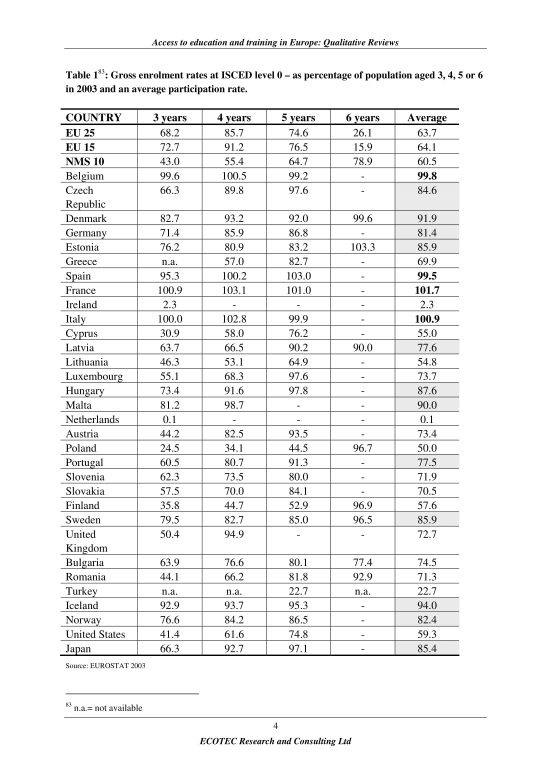
//> input picture ressources/eu-005/eu-005-03.jpg, 1653 x 2339 px (shown at 1/3 size)
$ ./lastversion   (built with g++ and OpenCV 4)
//> lines starting //> are read from the running program, lines starting //| are printed output that depends on the picture; after the words box and inside, x2 and y2 are one past the last pixel; in counts of white or black regions, pixels touching at a corner belong together
#include "opencv2/imgcodecs.hpp"
#include "opencv2/highgui.hpp"
#include "opencv2/imgproc.hpp"
#include <iostream>
#include <stdio.h>
using namespace cv;
using namespace std;

/// Global variables
Mat src, src_gray, dst, mask1, mask2;
int thresh = 200;
int max_thresh = 255;
Mat cdstP;
RNG rng(12345);

const char* source_window = "Source image";
const char* corners_window = "Corners detected";

double angleBetween(const Point& v1, const Point& v2)
{
    double delta_x, delta_y;
    double x1 = v1.x;
    double y1 = v1.y;
    double x2 = v2.x;
    double y2 = v2.y;
    delta_x = abs(x2 - x1);
    delta_y = abs(y2 - y1);

    double theta_radians = atan2(delta_y, delta_x);
    double angleDegres = atan2(delta_y, delta_x) * 180 / CV_PI;

    return angleDegres;
}

// [46 lines left out: functions getHorizontalLigne, getVerticalLigne, not called in this run]
// angle en radiant
void getAnglesLines(double epsilon, double angle, vector<Vec4i> linesP, Mat cdstP, int densite, vector<Vec4i> linesH, vector<Vec4i> linesV){
    // Draw the lines
    int cpt = 0;
    double dens = (double)densite / 10;
    for (size_t i = 0; i < linesP.size(); i++)
    {
        //ajouter ici pour gérer angle
        Vec4i l = linesP[i];
        Point point1 = Point(l[0], l[1]);
        Point point2 = Point(l[2], l[3]);
        if (angle == 91) {
            //Horizntal
            if ((angleBetween(point1, point2) <= (0 + epsilon) && angleBetween(point1, point2) >= (0 - epsilon)) || (angleBetween(point1, point2) <= (90 + epsilon) && angleBetween(point1, point2) >= (90 - epsilon))) {
                // check the density of the line
                LineIterator it(dst, point1, point2, 8);

                std::vector<cv::Vec3b> buf(it.count);
                std::vector<cv::Point> points(it.count);
                int countBlack = 0;

                for (int i = 0; i < it.count; i++, ++it) {
                    int gray = (int)dst.at<uchar>(it.pos());
                    //les lignes sont blaches sur font noir
                    if (gray == 255) {
                        countBlack++;
                    }
                }

                // 90% of black pixel in the line
                double resultat = ((double)countBlack) / ((double)it.count);

                if (resultat > dens) {
                    line(cdstP, point1, point2, Scalar(0, 0, 255), 3, LINE_AA);
                    linesV.push_back(l);

                }


            }


        }

        else if (angleBetween(point1, point2) <= (angle + epsilon) && angleBetween(point1, point2) >= (angle - epsilon)) {
            // check the density of the line
            LineIterator it(dst, point1, point2, 8);

            std::vector<cv::Vec3b> buf(it.count);
            std::vector<cv::Point> points(it.count);
            int countBlack = 0;

            for (int i = 0; i < it.count; i++, ++it) {
                int gray = (int)dst.at<uchar>(it.pos());
                //les lignes sont blaches sur font noir
                if (gray == 255) {
                    countBlack++;
                }
            }

            // 90% of black pixel in the line
            double resultat = ((double)countBlack) / ((double)it.count);

            if (resultat > dens) {

                // version sans prolongement
                //line(cdstP, point1, point2, Scalar(0, 0, 255), 3, LINE_AA);

                // prolongement vertical
                if (angle == 90) {

                    // ajout de la droite détéctée dans le masque
                    line(mask1, Point(l[0], 0), Point(l[2], src.rows), Scalar(255, 255, 255), 3, LINE_AA);

                    line(cdstP, Point(l[0], 0), Point(l[2], src.rows), Scalar(0, 0, 255), 3, LINE_AA);
                    cpt++;
                    linesV.push_back(l);
                }

                // prolongement horizontal
                if (angle == 0) {
                    line(mask1, Point(l[0], 0), Point(l[2], src.rows), Scalar(255, 255, 255), 3, LINE_AA);

                    line(cdstP, Point(0, l[1]), Point(src.cols, l[3]), Scalar(0, 0, 255), 3, LINE_AA);
                    cpt++;
                    linesH.push_back(l);

                }

            }

        }

    }
    //cv::imshow("Detected Lines (in red) - Probabilistic Line Transform", cdstP);
     // Wait and Exit
     //cv::waitKey();
}

// angle en radiant
void checkLinesMask(vector<Vec4i> linesMask1, Mat mask2) {
    int cpt = 0;
    printf("au debut de la detection de ligne dans le mask2 %d", cpt);
    // Draw the lines
    for (size_t i = 0; i < linesMask1.size(); i++)
    {
        //ajouter ici pour gérer angle
        Vec4i l = linesMask1[i];

        Point point1 = Point(l[0], l[1]);
        Point point2 = Point(l[2], l[3]);
        // version sans prolongement
        line(mask2, point1, point2, Scalar(0, 0, 255), 3, LINE_AA);
        cpt++;
    }


    printf("NOMBRE DE LIGNES DAND LE MASK2 %d\n", cpt);
    cv::imshow("getANGLE2", mask2);
    // Wait and Exit
    cv::waitKey();
}
void getCoin(double eps, double angle, vector<Vec4i> linesP,  Mat cdstP, int densite){
    vector<Vec4i> linesH;
    vector<Vec4i> linesV;
    Mat copy=cdstP.clone();
    std::vector<cv::Point2f> corners;
    getAnglesLines(eps,angle,linesP,cdstP,densite,linesH, linesV);
    for (size_t i=0; i< linesH.size();i++){
        Vec4i lho=linesH[i];
        double aH= (lho[3]-lho[1])/ (double) (lho[2]-lho[0]);
        double bH=lho[1]-aH*lho[0];
        for (size_t j = 0; j < linesV.size();j ++) {
            Vec4i lvect=linesV[i];
            double aV= (lvect[3]-lvect[1])/ (double) (lvect[2]-lvect[0]);
            double bV=lvect[1]-aH*lvect[0];
            double x= (bV-bH)/(aH-aV);
            double y= aH * x + bH;
            circle( copy,Point2f(x,y) ,4, Scalar(rng.uniform(0,255), rng.uniform(0,255), rng.uniform(0,255)), -1, 8, 0 );

        }
    }
    imshow("Corner",copy);

}

int main(int argc, char** argv)
{
    Mat cdst;
    // Read original image
    Mat Imgsrc = imread("ressources/eu-005/eu-005-03.jpg");
//> Imgsrc is the input picture: 2339 rows x 1653 cols, CV_8UC3; min 0, max 255, mean 242.2
    cv::resize(Imgsrc, src, cv::Size(), 0.35, 0.35);
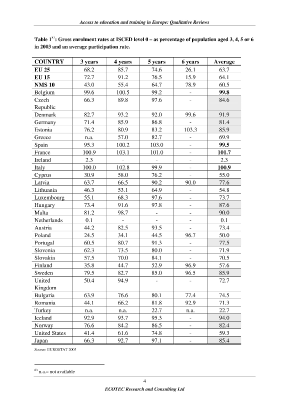
//> src: 819 rows x 579 cols, CV_8UC3 (shown at 1/2 size); min 0, max 255, mean 242.3
    double epsilonX = src.cols * 0.05;
    double epsilonY = src.rows * 0.05;

    //if fail to read the image
    if (!src.data)
    {
        cout << "Error loading the image" << endl;
        return -1;
    }

    // Create a window
    namedWindow("My Window", 1);

    //Create trackbar to change brightness
    int degre = 0;
    createTrackbar("Degré", "My Window", &degre, 91);

    //Create trackbar to change contrast
    int epaisseur = 5;
    createTrackbar("Épaisseur", "My Window", &epaisseur, 10);

    //Create trackbar to change contrast
    int densite = 9;
    createTrackbar("Densité", "My Window", &densite, 10);

    Canny(src, dst, 50, 200, 3);
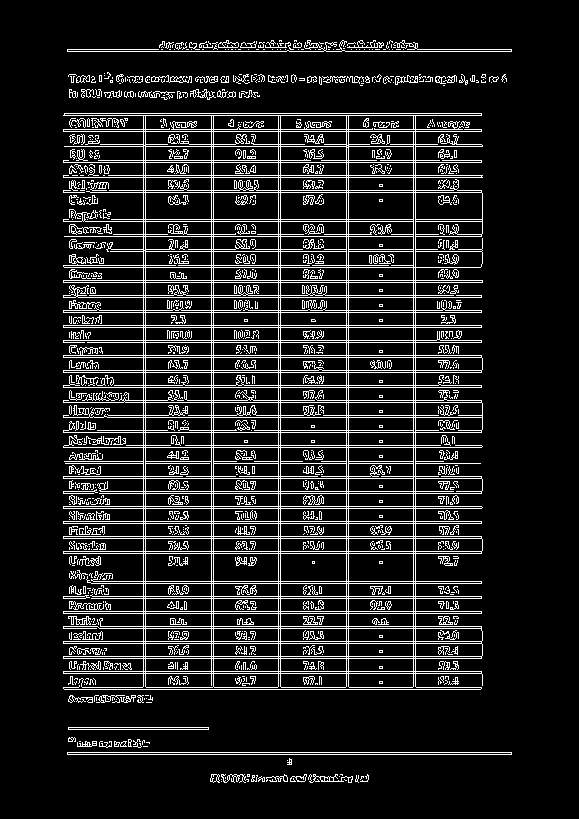
//> dst: 819 rows x 579 cols, CV_8UC1; 12.3% white in thin lines or dots, all inside (x1, y1, x2, y2) = (63, 40, 512, 783)
    // Copy edges to the images that will display the results in BGR
    cvtColor(dst, cdst, COLOR_GRAY2BGR);
    cdstP = cdst.clone();

    // Probabilistic Line Transform
    vector<Vec4i> linesP; // will hold the results of the detection
    HoughLinesP(dst, linesP, 1, CV_PI / 180, 100, 20, 3); // runs the actual detection
//> linesP = 132 lines (x1, y1, x2, y2), first 8: [213, 689, 213, 113], [280, 689, 280, 113], [278, 689, 278, 113], [211, 689, 211, 113], [346, 689, 346, 113], [413, 689, 413, 113], [348, 689, 348, 113], [145, 689, 145, 113]

    // notre premier masque, tout noir pour le moment
    mask1 = Mat::zeros(dst.size(), dst.type());


    while (true)
    {
        Canny(src, dst, 50, 200, 3);
        // Copy edges to the images that will display the results in BGR
        cvtColor(dst, cdst, COLOR_GRAY2BGR);
        cdstP = cdst.clone();

        // Probabilistic Line Transform
        vector<Vec4i> linesP; // will hold the results of the detection
        HoughLinesP(dst, linesP, 1, CV_PI / 180, 100, 20, 3); // runs the actual detection
         // notre premier masque, tout noir pour le moment
        mask1 = Mat::zeros(dst.size(), dst.type());
        // retourne les lignes suivant un angle séléctionné
         // retourne les lignes suivant un angle séléctionné
        //getAnglesLines(5, degre, linesP, cdstP, densite);
        getCoin(5, degre, linesP, cdstP, densite);
//> the loop in getAnglesLines, `for (size_t i = 0; i < linesP.size(); i++)` made 132 passes
//> (x1 in angleBetween, y1 in angleBetween, x2 in angleBetween, y2 in angleBetween, delta_x in angleBetween, delta_y in angleBetween, theta_radians in angleBetween, angleDegres in angleBetween) on passes 11 to 18: (67, 752, 511, 752, 444, 0, 0, 0), (67, 51, 511, 51, 444, 0, 0, 0), (67, 754, 511, 754, 444, 0, 0, 0), (63, 355, 481, 355, 418, 0, 0, 0), (64, 113, 481, 113, 417, 0, 0, 0), (99, 493, 481, 493, 382, 0, 0, 0), (63, 221, 482, 221, 419, 0, 0, 0), (63, 643, 481, 643, 418, 0, 0, 0)
//> after the loop in getAnglesLines, `for (size_t i = 0; i < linesP.size(); i++)`:
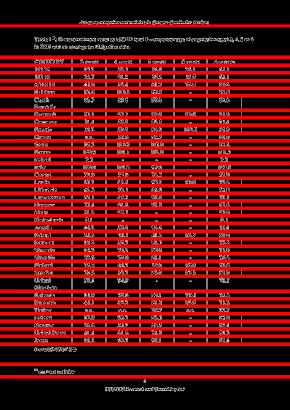
//> cdstP: 819 rows x 579 cols, CV_8UC3 (shown at 1/2 size); mean B, G, R 11.3, 11.3, 103.5
//> after the loop in getAnglesLines, `for (size_t i = 0; i < linesP.size(); i++)`:
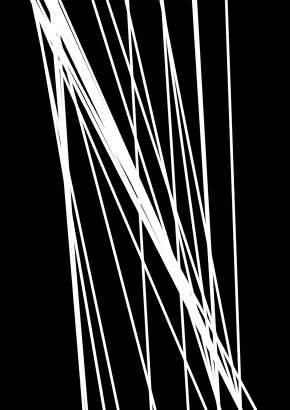
//> mask1: 819 rows x 579 cols, CV_8UC1 (shown at 1/2 size); min 0, max 255, mean 47.2
        imshow("My Window", cdstP);


        // dilatation de notre masque
        int dilatationSize = 5;
        Mat kernel = Mat::ones(dilatationSize, dilatationSize, CV_8UC1);
        Mat mask1erode;

        //dilatation
        dilate(mask1, mask1, kernel);
        imshow("mask1 apres dilatation", mask1);

        kernel = Mat::ones(8, 8, CV_8UC1);
        // doit-on garder le meme kernel ???
        erode(mask1, mask1, kernel);
        imshow("mask1 apres erosion", mask1);

        // creation du deuxieme mask
        mask2 = Mat::zeros(dst.size(), dst.type());

        Canny(mask1, mask1, 50, 200, 3);
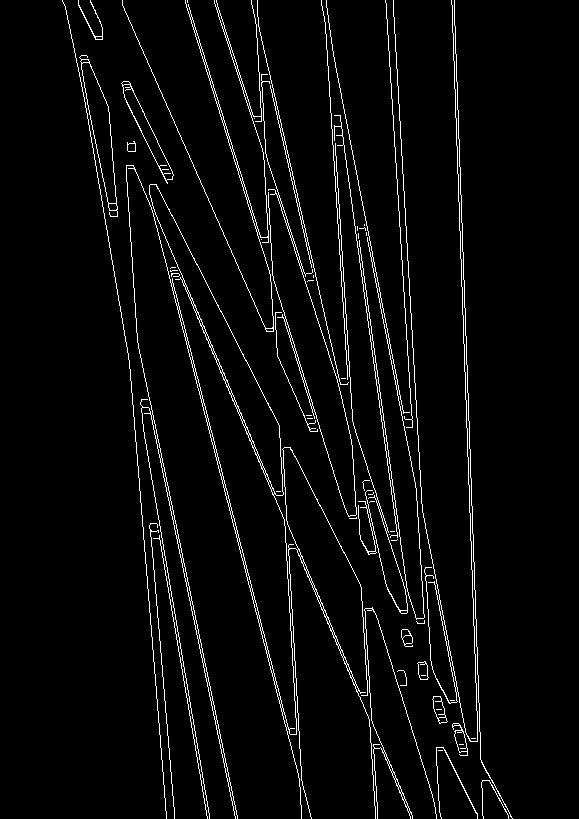
//> mask1: 819 rows x 579 cols, CV_8UC1; 3.7% white in thin lines or dots, all inside (x1, y1, x2, y2) = (62, 0, 513, 819)
        Mat mask1Copy;
        cvtColor(mask1, mask1Copy, COLOR_GRAY2BGR);
        Mat mask2 = mask1Copy.clone();

        vector<Vec4i> linesMask1; // lignes qui vont etre detectees dans le mask1
        HoughLinesP(mask1, linesMask1, 1, CV_PI / 180, 100, 20, 3); // runs the actual detection

        // on recherche les lignes dans le mask 1, puis on mets tout dans le masque 2
        checkLinesMask(linesMask1, mask2);
//> the loop in checkLinesMask, `for (size_t i = 0; i < linesMask1.size(); i++)` made 100 passes
//> after the loop in checkLinesMask, `for (size_t i = 0; i < linesMask1.size(); i++)`:
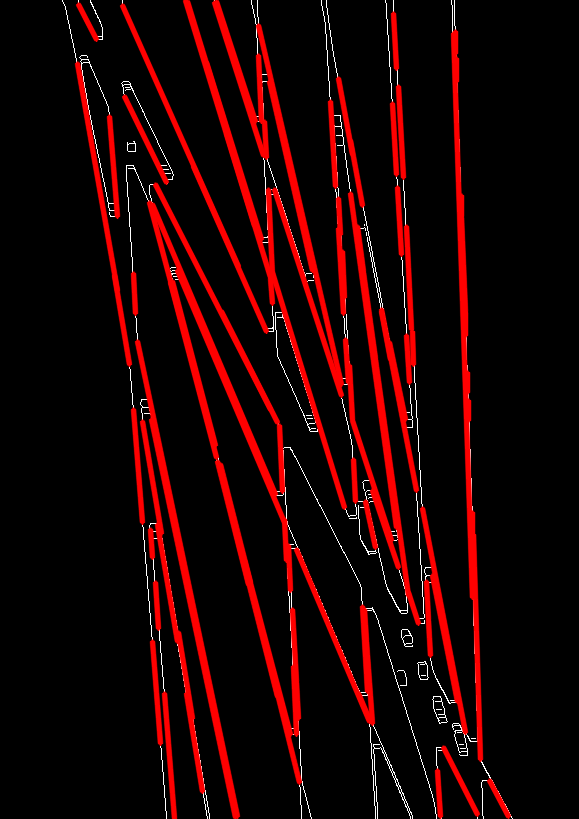
//> mask2: 819 rows x 579 cols, CV_8UC3; mean B, G, R 2.7, 2.7, 30.9
//| NOMBRE DE LIGNES DAND LE MASK2 100


        // Show results

        imshow("mask2 a la fin", mask2);


        // Wait until user press some key for 50ms
        int iKey = waitKey(50);
//> the Esc key is pressed

        //if user press 'ESC' key
        if (iKey == 27)
        {
            break;
        }
    }

    return 0;
}

$ run again, with ressources/eu-005/eu-005-01.jpg copied over ressources/eu-005/eu-005-03.jpg
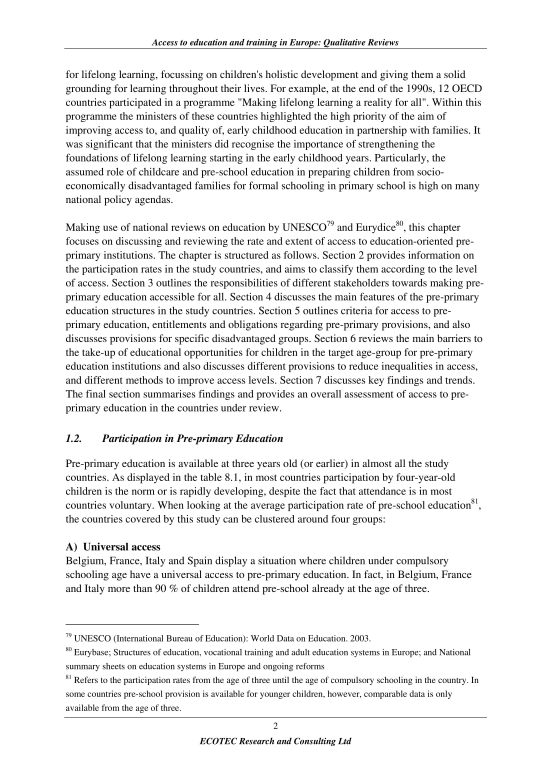
//> input picture ressources/eu-005/eu-005-01.jpg, 1653 x 2339 px (shown at 1/3 size)
//> Imgsrc is the input picture: 2339 rows x 1653 cols, CV_8UC3; min 0, max 255, mean 239.1
//> `Canny(src, dst, 50, 200, 3);`:
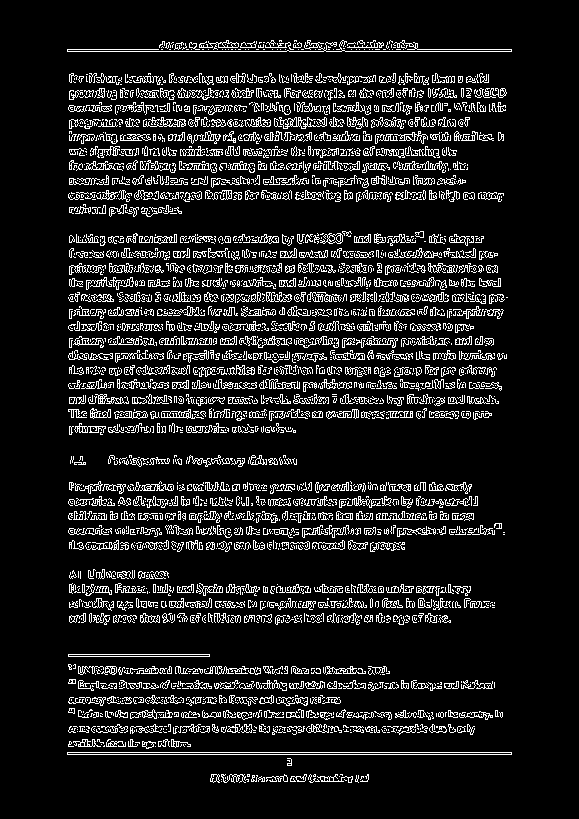
//> dst: 819 rows x 579 cols, CV_8UC1; 11.2% white in thin lines or dots, all inside (x1, y1, x2, y2) = (67, 40, 512, 783)
//> linesP = 698 lines (x1, y1, x2, y2), first 8: [67, 754, 511, 754], [67, 51, 511, 51], [67, 752, 511, 752], [69, 519, 115, 519], [439, 140, 474, 140], [276, 592, 310, 592], [429, 417, 450, 417], [401, 688, 423, 688]
//> the loop in getAnglesLines, `for (size_t i = 0; i < linesP.size(); i++)` made 698 passes
//> (x1 in angleBetween, y1 in angleBetween, x2 in angleBetween, y2 in angleBetween, delta_x in angleBetween, x1 in angleBetween (second call), y1 in angleBetween (second call), x2 in angleBetween (second call)) on passes 1 to 8: (67, 754, 511, 754, 444, 67, 754, 511), (67, 51, 511, 51, 444, 67, 51, 511), (67, 752, 511, 752, 444, 67, 752, 511), (69, 519, 115, 519, 46, 69, 519, 115), (439, 140, 474, 140, 35, 439, 140, 474), (276, 592, 310, 592, 34, 276, 592, 310), (429, 417, 450, 417, 21, 429, 417, 450), (401, 688, 423, 688, 22, 401, 688, 423)
//> mask1Copy: 819 rows x 579 cols, CV_8UC3; 0.75% white in thin lines or dots, all inside (x1, y1, x2, y2) = (66, 0, 513, 819)
//> the loop in checkLinesMask, `for (size_t i = 0; i < linesMask1.size(); i++)` made 18 passes
//> after the loop in checkLinesMask, `for (size_t i = 0; i < linesMask1.size(); i++)`:
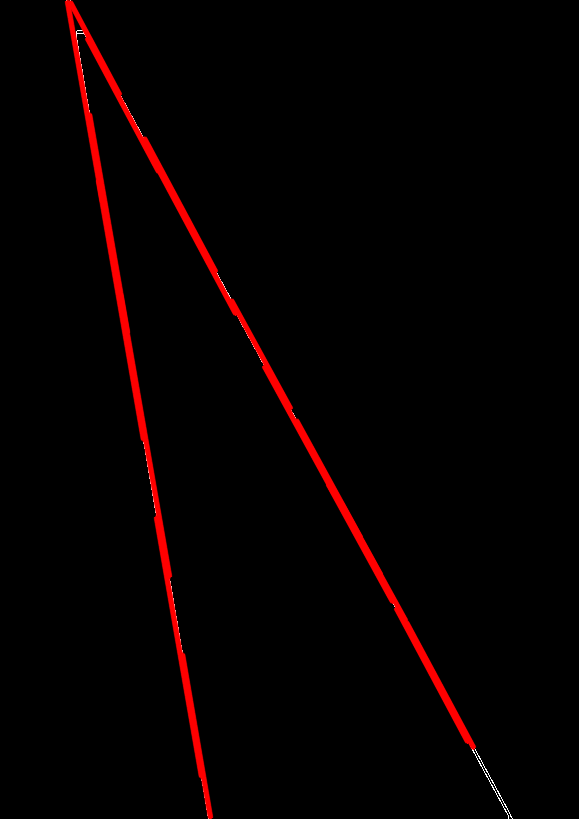
//> mask2: 819 rows x 579 cols, CV_8UC3; mean B, G, R 0.2, 0.2, 6.5
//| NOMBRE DE LIGNES DAND LE MASK2 18

$ run again, with ressources/eu-005/eu-005-02.jpg copied over ressources/eu-005/eu-005-03.jpg
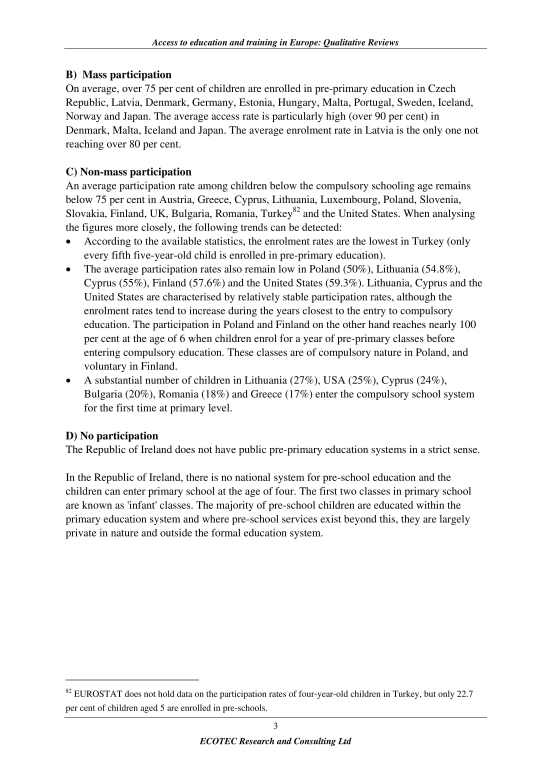
//> input picture ressources/eu-005/eu-005-02.jpg, 1653 x 2339 px (shown at 1/3 size)
//> Imgsrc is the input picture: 2339 rows x 1653 cols, CV_8UC3; min 0, max 255, mean 242.8
//> `Canny(src, dst, 50, 200, 3);`:
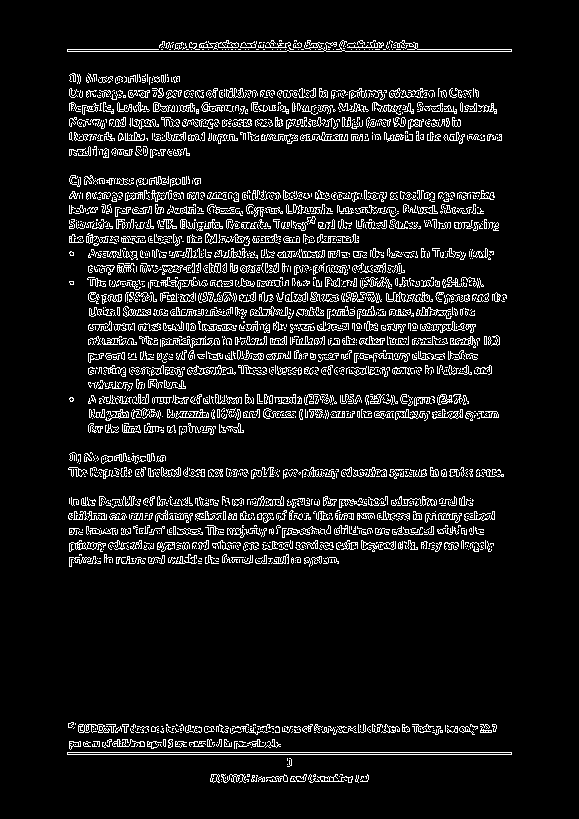
//> dst: 819 rows x 579 cols, CV_8UC1; 8.5% white in thin lines or dots, all inside (x1, y1, x2, y2) = (67, 40, 512, 783)
//> linesP = 521 lines (x1, y1, x2, y2), first 8: [67, 754, 511, 754], [67, 51, 511, 51], [67, 752, 511, 752], [387, 344, 444, 344], [369, 49, 511, 49], [69, 519, 124, 519], [432, 417, 466, 417], [125, 140, 147, 140]
//> the loop in getAnglesLines, `for (size_t i = 0; i < linesP.size(); i++)` made 521 passes
//> (x1 in angleBetween, y1 in angleBetween, x2 in angleBetween, y2 in angleBetween, delta_x in angleBetween, x1 in angleBetween (second call), y1 in angleBetween (second call), x2 in angleBetween (second call)) on passes 1 to 8: (67, 754, 511, 754, 444, 67, 754, 511), (67, 51, 511, 51, 444, 67, 51, 511), (67, 752, 511, 752, 444, 67, 752, 511), (387, 344, 444, 344, 57, 387, 344, 444), (369, 49, 511, 49, 142, 369, 49, 511), (69, 519, 124, 519, 55, 69, 519, 124), (432, 417, 466, 417, 34, 432, 417, 466), (125, 140, 147, 140, 22, 125, 140, 147)
//> mask1Copy: 819 rows x 579 cols, CV_8UC3; 1.4% white in thin lines or dots, all inside (x1, y1, x2, y2) = (66, 0, 513, 819)
//> the loop in checkLinesMask, `for (size_t i = 0; i < linesMask1.size(); i++)` made 61 passes
//> after the loop in checkLinesMask, `for (size_t i = 0; i < linesMask1.size(); i++)`:
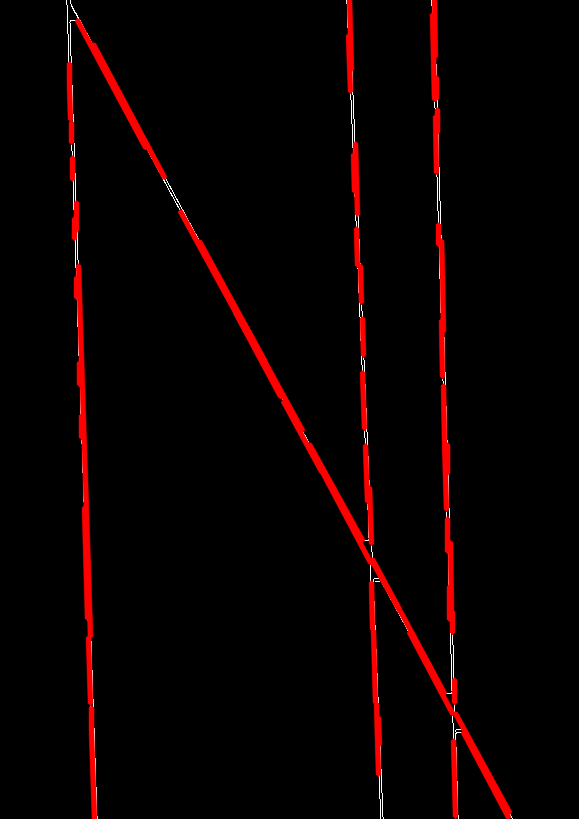
//> mask2: 819 rows x 579 cols, CV_8UC3; mean B, G, R 0.7, 0.7, 10.5
//| NOMBRE DE LIGNES DAND LE MASK2 61
